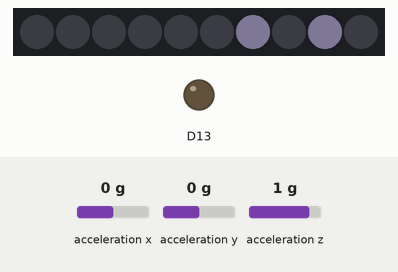
Simulated run of this sketch. Board: Adafruit Circuit Playground Express. Parts: 10 RGB LEDs in strip order, left to right, output pins drawn as LEDs (lit = HIGH). The test bench sets the inputs (shaded band); at power-on: acceleration x 0 g, acceleration y 0 g, acceleration z 1 g. Dim RGB values are drawn brighter than linear; random numbers use the default seed unless the sketch sets one; what the sketch prints to the serial monitor is not drawn.

Above: at 0.31 s.
At 0.71 s:
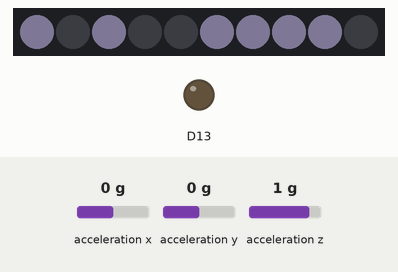
At 1.1 s:
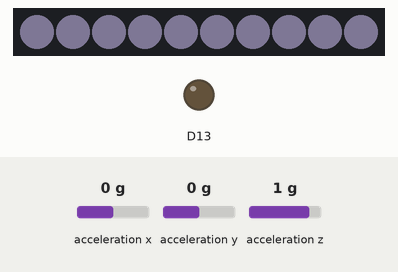

The sketch:

Concept08Code.ino
```cpp
// (licence header left out)
#include <Adafruit_CircuitPlayground.h>
int pixelArray[10]={0,1,2,3,4,5,6,7,8,9}; // array that organizes the pixel LEDs on the Circuitfruit Playground express board.
int colorValOne, colorValTwo, colorValThree;
int shakeNum=15; // value that determines how strong of a shake is required to initiate reaction.
int shakeVal;
int done;
int x;
float X, Y, Z, totalAccel;


///////////////////////////////////////////////////////////////////////////////
void setup() {
  Serial.begin(9600);

  CircuitPlayground.begin();
  randomSeed(analogRead(0));
  CircuitPlayground.setAccelRange(LIS3DH_RANGE_8_G); //part of borrowed code from source indicated at top
}

///////////////////////////////////////////////////////////////////////////////
void loop() {
  X = 0;// part of code used from source indicated at top------|
  Y = 0;//                                                     |
  Z = 0;//                                                     |
  for (int i=0; i<10; i++) {//                                 |
    X += CircuitPlayground.motionX();//                        |
    Y += CircuitPlayground.motionY();//                        |
    Z += CircuitPlayground.motionZ();//                        |
    delay(1);//                                                |
  }//                                                          |
  X /= 10;//                                                   |
  Y /= 10;//                                                   |
  Z /= 10;//                                                   |
//                                                             |
  totalAccel = sqrt(X*X + Y*Y + Z*Z);//                        |
//                                                             |
  Serial.println(totalAccel);//         -----------------------|

  delay(100);
  if(totalAccel>=shakeNum){// when the acceleration is above the buffer, it triggers a response.
    shakeVal=map(totalAccel,10,150,0,255);// maps the acceleration to brightness--> stronger shake means brighter lights
    CircuitPlayground.clearPixels();
    done=0;
    sparkle(10);

  }else{
    randomFill();// when the shaking stops, the LEDs will turn on in a random order with the same random color.
  }
  }


void sparkle(int num){// makes random leds light up randomly with a brightness determined by the acceleration
  for (int i=0;i<20;i++){
  CircuitPlayground.setPixelColor(random(10), shakeVal, shakeVal, shakeVal);
  CircuitPlayground.setPixelColor(random(10), shakeVal, shakeVal, shakeVal);
  CircuitPlayground.setPixelColor(random(10), shakeVal, shakeVal, shakeVal);
  CircuitPlayground.setPixelColor(random(10), shakeVal, shakeVal, shakeVal);
  CircuitPlayground.setPixelColor(random(10), shakeVal, shakeVal, shakeVal);
  CircuitPlayground.setPixelColor(random(10), shakeVal, shakeVal, shakeVal);
  CircuitPlayground.setPixelColor(random(10), shakeVal, shakeVal, shakeVal);
  delay(num/2);
  CircuitPlayground.clearPixels();
  delay(num/2);
  }
}

void randomFill(){     // randomly lights each pixel with a random color.
  for (int i=0;i<10;i++){
        pixelArray[i]=i;  //resets the pixelArray array to be used again.
      }
  colorValOne=random(255);
  colorValTwo=random(255);
  colorValThree=random(255);
  //CircuitPlayground.clearPixels();
  while(done==0){ // bool that waits until all pixels have been lit.
  x=random(10);
  if (pixelArray[x]==11){   // if the value for the array has been used, it was set to 11.
    while(pixelArray[x]==11){  // x will repeat finding random values until the array value for
      x=random(10);            // the xth item is not 11, meaning it has not been lit.
    }
  }
  CircuitPlayground.setPixelColor(x, colorValOne, colorValTwo, colorValThree);
  delay(100);
  pixelArray[x]=11;// Marking the array value so the code doesn't light the same pixel twice.
  for (int i=0;i<10;i++){
    if (pixelArray[i]!=11){
      done=0;
      break;// Breaks out of loop if there is any light that has not been lit
    }else{
      done=1;// If none of the array values are not 11, then everything has been lit, meaning
      }      // the function is done.
    }
  }
}
```
